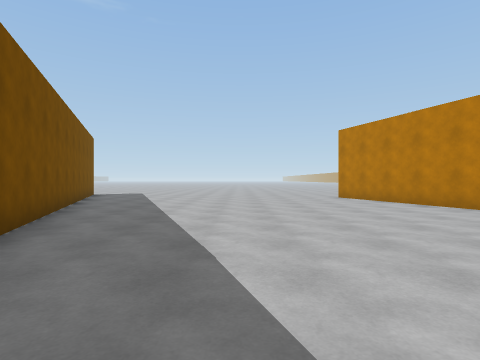
view 1 (above)

16 first-person views from a walk through a 3-D level made in the Unity game engine. The camera is 1.3 m above the floor, looks level and sees 80° across. The floor is counted in squares, 2 m on a side. Each view is taken from the middle of a square. On the plan, view 1 faces up. The plan holds only what a view shows up to about 9 squares ahead; the rest is blank. The place goes on beyond the plan. Surface patterns are stand-ins for the level's own textures.

view 2
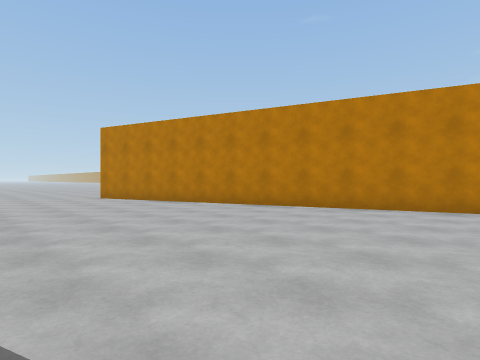

view 3
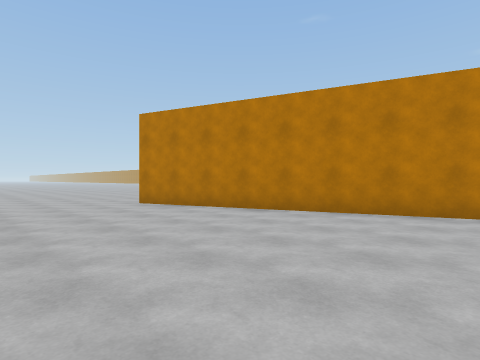

view 4
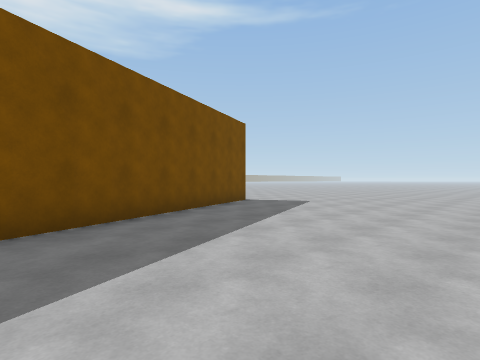

view 5
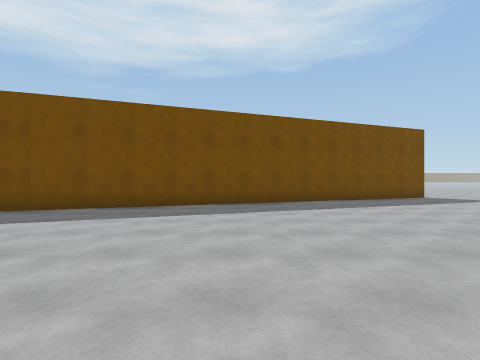

view 6
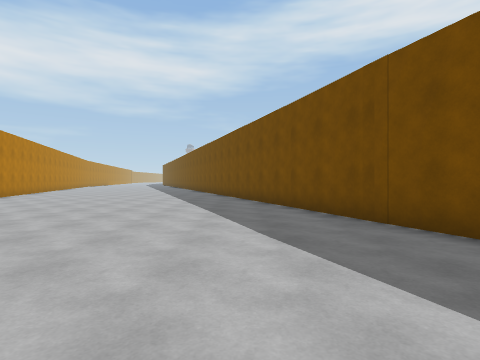

view 7
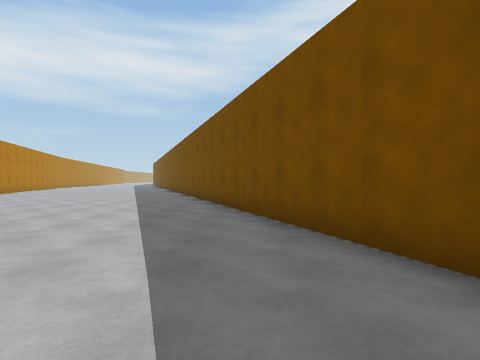

view 8
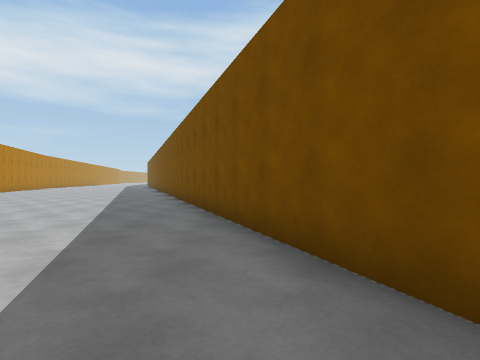

view 9
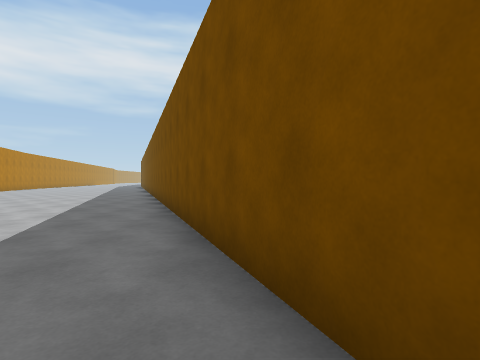

view 10
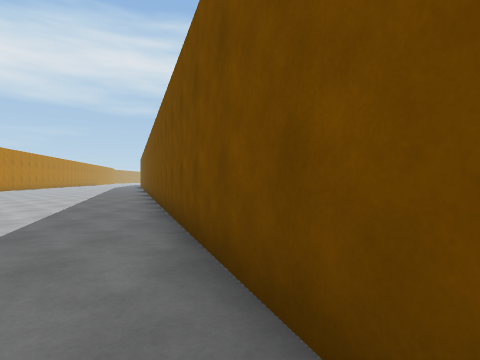

view 11
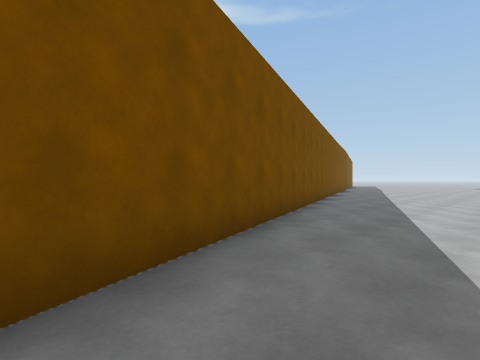

view 12
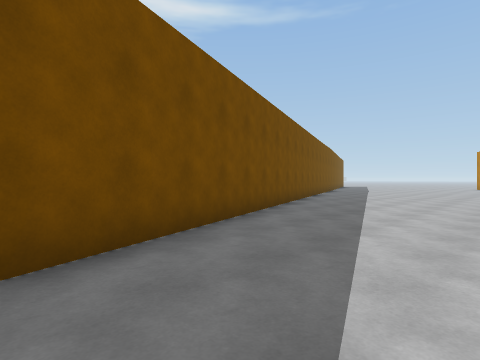

view 13
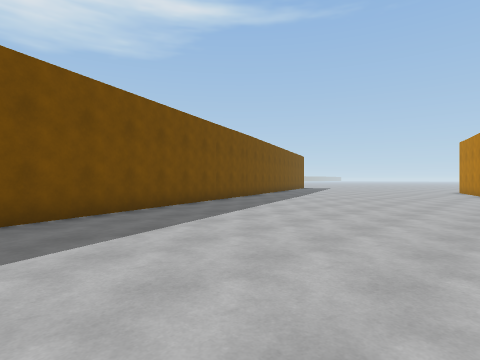

view 14
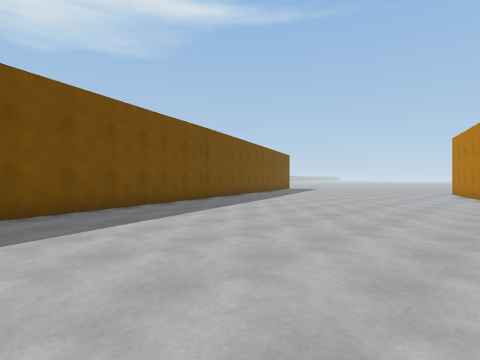

view 15
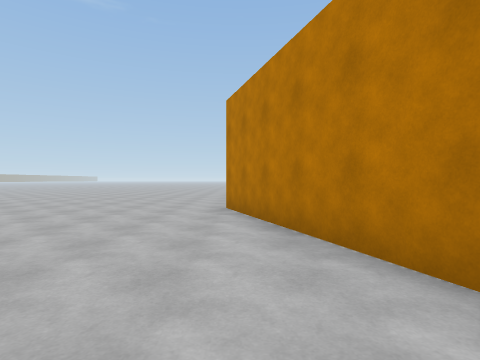

view 16
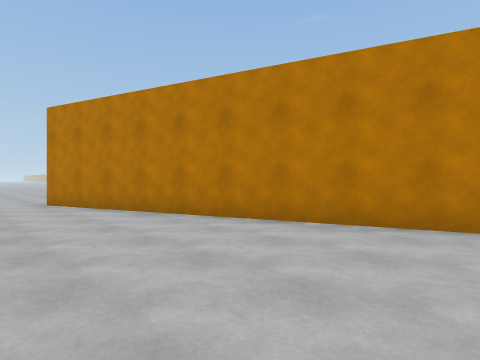

### Floor plan
Points are (right, up) in squares from view 1. A wall is a line through its corners. A room is listed if a view was taken in it or the views show most of it. See-through windows are left out.
Room 1 (views 1, 2, 3, 4, 5, 6, 7, 8, 9, 10, 11, 12, 13, 14, 15, 16)
walls: (6.3, 2.9) (3.7, 10.7); (-6.2, 12.4) (4.4, -15.9)

Where each view was taken, in squares from view 1:
view 1: 0 up, 0 right, facing up
view 2: 0 up, 0 right, facing up-right
view 3: 3 up, 0 right, facing up-right
view 4: 6 up, 0 right, facing up-left
view 5: 6 up, 4 right, facing left
view 6: 6 up, 0 right, facing down
view 7: 2 up, 0 right, facing down
view 8: 0 up, 0 right, facing down
view 9: 2 down, 0 right, facing down
view 10: 5 down, 1 right, facing down
view 11: 16 down, 6 right, facing up-left
view 12: 14 down, 6 right, facing up-left
view 13: 7 down, 6 right, facing up-left
view 14: 5 down, 6 right, facing up-left
view 15: 4 up, 4 right, facing up
view 16: 2 up, 2 right, facing up-right
